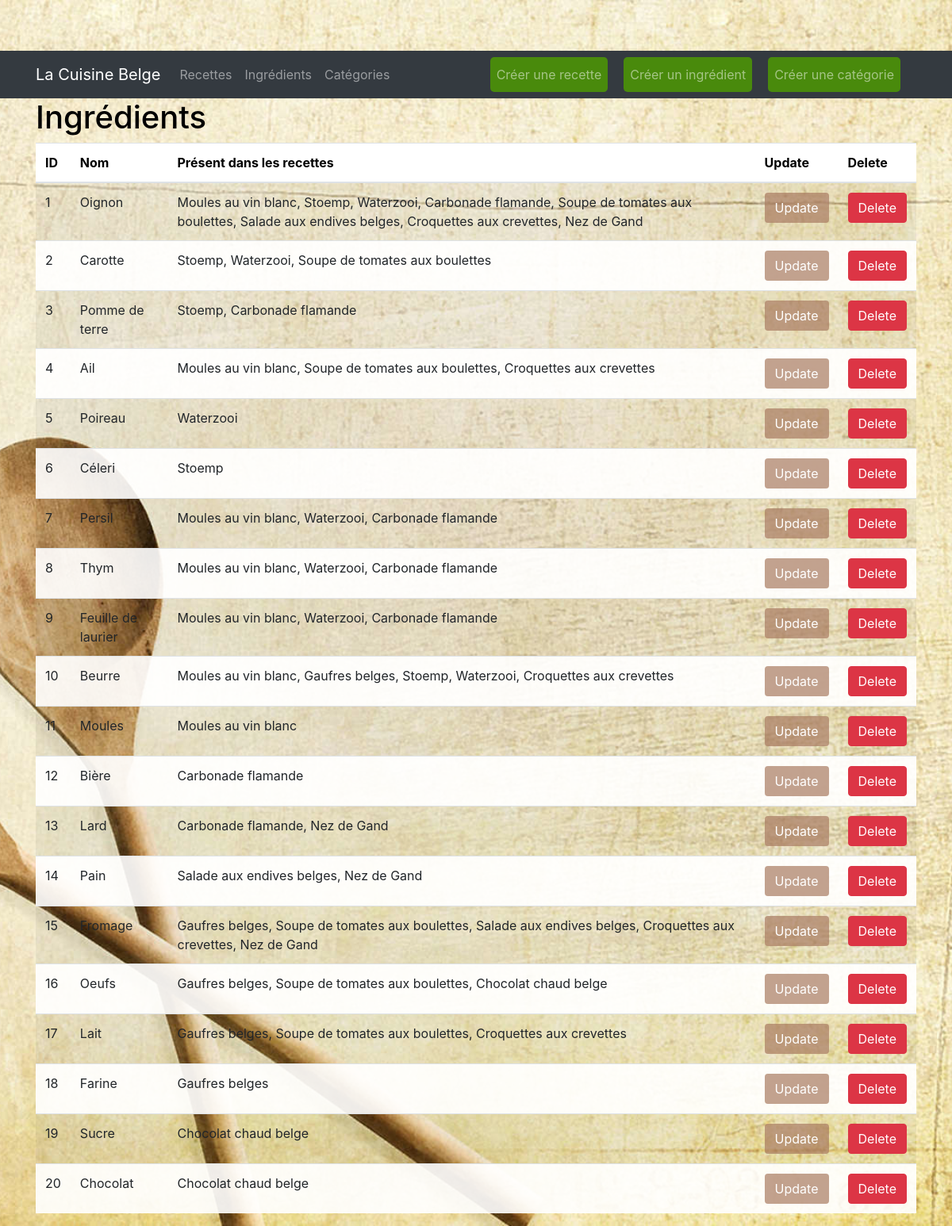
Screenshot of /Views/ingredientView.php with the database file from the repository.
### tables this page shows
CREATE TABLE ingredients (
  id INT PRIMARY KEY AUTO_INCREMENT,
  name VARCHAR(255) NOT NULL
);

CREATE TABLE recipes (
   id INT PRIMARY KEY AUTO_INCREMENT,
   name VARCHAR(255) NOT NULL,
   category_id INT DEFAULT -1
);

### Models/Dao/Dao.php (called while the page is built, shortened)
<?php
abstract class Dao implements InterfaceDao {
    protected $table;
    public function __construct ($table) {
        $this->table = $table;
    }
    public function connect () {
        $this->db = new PDO('mysql:host=localhost;dbname=games', 'root', 'toto');
        $this->db->setAttribute(PDO::ATTR_ERRMODE, PDO::ERRMODE_EXCEPTION);
    }
    public function fetch ($id) {
        $statement = $this->db->prepare("SELECT * FROM {$this->table} WHERE id = ?");
        try {
            $statement->execute([$id]);
            $result = $statement->fetch(PDO::FETCH_ASSOC);
            if ($result) {
                return $this->create($result);
            }
            return false;
        } catch (PDOException $exception) {
            var_dump($exception);
        }
    }
    public function fetch_all () {
        $statement = $this->db->prepare("SELECT * FROM {$this->table}");
        try {
            $statement->execute();
            $results = $statement->fetchAll(PDO::FETCH_ASSOC);
            if ($results) {
                $list = array();
                foreach($results as $result) {
                    array_push($list, $this->create($result));
                }
                return $list;
            }
            return false;
        } catch (PDOException $exception) {
            var_dump($exception);
        }
    }
    public function intermediate ($table, $key, $value, $foreign) {
        $statement = $this->db->prepare("SELECT {$foreign} FROM {$table} WHERE {$key} = ?");
        try {
            $statement->execute([$value]);
            $results = $statement->fetchAll(PDO::FETCH_ASSOC);
            if ($results) {
                $list = array();
                foreach($results as $result) {
                    array_push($list, $this->fetch($result[$foreign]));
                }
                return $list;
            }
            return false;
        } catch (PDOException $exception) {
            var_dump($exception);
        }
    }
}

### Models/Entities/Entity.php (called while the page is built, shortened)
<?php
abstract class Entity implements InterfaceEntity {
    public static function all () {
        return (new static::$dao)->fetch_all();
    }
    public function belongsToMany($class, $prop, $table, $key, $foreign) {
        if (!$this->$prop) {
            $this->$prop = $class::intermediate($table, $key, $this->id, $foreign);
        }
        return $this->$prop;
    }
    public static function intermediate($table, $key, $value, $foreign) {
        return (new static::$dao)->intermediate($table, $key, $value, $foreign);
    }
}

### Models/Dao/IngredientDao.php (called while the page is built, shortened)
<?php
class IngredientDao extends Dao {
    public function create($data) {
        return new IngredientEntity(
            $data["id"] ?? false,
            $data["name"] ?? false,
            false
        );
    }
}

### Models/Entities/IngredientEntity.php (called while the page is built, shortened)
<?php
class IngredientEntity extends Entity {
    protected $recipes;
    public function __construct($id, $name, $recipes = false) {
        $this->id = $id;
        $this->name = $name;
        $this->recipes = $recipes;
    }
    public function __get($prop) {
        if (property_exists($this, $prop)) {
            if ($prop == "recipes") {
                return $this->recipes();
            }
            return $this->$prop;
        }
    }
    public function recipes() {
        if ($this->recipes === false) {
            $this->recipes = $this->belongsToMany(RecipeEntity::class, "recipes", "ingredientRecipe", "ingredient_id", "recipe_id");
        }
        return $this->recipes ?: [];
    }
}

### Models/Dao/RecipeDao.php (called while the page is built, shortened)
<?php
class RecipeDao extends Dao {
    public function create($data) {
        return new RecipeEntity (
            $data["id"] ?? false,
            $data["name"] ?? false,
            $data["category_id"] ?? false,
            false
        );
    }
}

### Models/Entities/RecipeEntity.php (called while the page is built, shortened)
<?php
class RecipeEntity extends Entity {
    public function __construct($id, $name, $category_id, $category = null, $ingredients = false) {
        $this->name = $name;
    }
    public function __get($prop) {
        if (property_exists($this, $prop)) {
            return $this->$prop;
        }
    }
}

### Views/ingredientView.php (the view, shortened to what this page needs)
<!DOCTYPE html>
<html lang="fr">
<head>
    <link rel="stylesheet" href="https://maxcdn.bootstrapcdn.com/bootstrap/4.5.2/css/bootstrap.min.css">
    <link rel="stylesheet" href="../CSS/style.css">
</head>
<body>
<?php
include('partials/header.php');
?>
    <div class="container">
        <h1>Ingrédients</h1>
        <table class="table table-striped">
            <thead>
                <tr>
                    <th>ID</th>
                    <th>Nom</th>
                    <th>Présent dans les recettes</th>
                    <th>Update</th>
                    <th>Delete</th>
                </tr>
            </thead>
            <tbody>
            <?php
                $allIngredients = IngredientEntity::all();
                foreach ($allIngredients as $ingredient) {
                    $recipes = $ingredient->recipes;
                    $recipeNames = array_map(function($recipe) {
                        return $recipe->name;
                    }, $recipes);
                    $recipeList = implode(", ", $recipeNames);
                    echo "<tr>";
                    echo "<td>" . $ingredient->id . "</td>";
                    echo "<td>" . $ingredient->name . "</td>";
                    echo "<td>" . $recipeList . "</td>";
                    echo "<td><a href='updateIngredientView.php?id={$ingredient->id}' class='btn custom-button'>Update</a></td>";
                    echo "<td><a href='../Controllers/deleteIngredientController.php?id={$ingredient->id}' class='btn btn-danger'>Delete</a></td>";
                    echo "</tr>";
                }
                ?>
            </tbody>
        </table>
    </div>
</body>
</html>

### CSS/style.css (style rules this page uses)
body { background-image: url('../Images/recetteImage.jpeg'); background-size: cover; background-position: center; background-repeat: no-repeat; background-attachment: fixed; padding-top: 4rem; }
tr { background-color: white; }
th { color: #000000; }
h1 { color: black; }
.custom-button { background-color: rgb(169, 123, 97, 0.7); color: #ffffff; }
tr:nth-child(even) { background-color: rgba(255, 255, 255, 0.9); }

### rows the page displays
ingredients: id "1", name "Oignon", recipeList "Moules au vin blanc, Stoemp, Waterzooi, Carbonade flamande, Soupe de tomates aux boulettes, Salade aux endives belges, Croquettes aux crevettes, Nez de Gand"
ingredients: id "2", name "Carotte", recipeList "Stoemp, Waterzooi, Soupe de tomates aux boulettes"
ingredients: id "3", name "Pomme de terre", recipeList "Stoemp, Carbonade flamande"
ingredients: id "4", name "Ail", recipeList "Moules au vin blanc, Soupe de tomates aux boulettes, Croquettes aux crevettes"
ingredients: id "5", name "Poireau", recipes.name "Waterzooi"
ingredients: id "6", name "Céleri", recipes.name "Stoemp"
ingredients: id "7", name "Persil", recipeList "Moules au vin blanc, Waterzooi, Carbonade flamande"
ingredients: id "8", name "Thym", recipeList "Moules au vin blanc, Waterzooi, Carbonade flamande"
ingredients: id "9", name "Feuille de laurier", recipeList "Moules au vin blanc, Waterzooi, Carbonade flamande"
ingredients: id "10", name "Beurre", recipeList "Moules au vin blanc, Gaufres belges, Stoemp, Waterzooi, Croquettes aux crevettes"
ingredients: id "11", name "Moules", recipes.name "Moules au vin blanc"
ingredients: id "12", name "Bière", recipes.name "Carbonade flamande"
ingredients: id "13", name "Lard", recipeList "Carbonade flamande, Nez de Gand"
ingredients: id "14", name "Pain", recipeList "Salade aux endives belges, Nez de Gand"
ingredients: id "15", name "Fromage", recipeList "Gaufres belges, Soupe de tomates aux boulettes, Salade aux endives belges, Croquettes aux crevettes, Nez de Gand"
ingredients: id "16", name "Oeufs", recipeList "Gaufres belges, Soupe de tomates aux boulettes, Chocolat chaud belge"
ingredients: id "17", name "Lait", recipeList "Gaufres belges, Soupe de tomates aux boulettes, Croquettes aux crevettes"
ingredients: id "18", name "Farine", recipes.name "Gaufres belges"
ingredients: id "19", name "Sucre", recipes.name "Chocolat chaud belge"
ingredients: id "20", name "Chocolat", recipes.name "Chocolat chaud belge"
